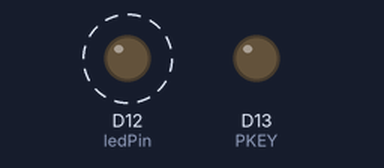
The sketch below on a simulated Arduino MKR. On the bench: output pins drawn as LEDs (lit = HIGH). Dashed ring = blinking. The modem accepts every AT command (registered, SIM ready, sends succeed) and sends nothing else; pins used as bus, display or sensor lines are not drawn; what the sketch prints to the serial monitor is not drawn.

Above: at 4.7 s.
Timing chart, 0 to 7.3 s (numbered marks = the images above):
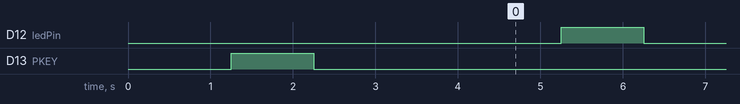

The sketch:

test_connection.ino
```cpp
#define PKEY 13
#define RST 14
#define SerialMon Serial
#define SerialGPS Serial1
#define SerialAT Serial2
int ledState = LOW;
const int ledPin =  12;
int counter = 0;
unsigned long cur_time_led, old_time_led;
unsigned long cur_time, old_time;
bool hold = 0;
#define TINY_GSM_MODEM_SIM7600
#if !defined(TINY_GSM_RX_BUFFER)
#define TINY_GSM_RX_BUFFER 650
#endif
#define TINY_GSM_DEBUG SerialMon
#define GSM_PIN ""
// GPRS credentials
const char apn[]      = "Internet";
const char gprsUser[] = "";
const char gprsPass[] = "";
const char server[]   = "vsh.pp.ua";
const char resource[] = "/TinyGSM/logo.txt";
const int  port       = 80;
#include <TinyGsmClient.h>
#include <ArduinoHttpClient.h>
#ifdef DUMP_AT_COMMANDS
#include <StreamDebugger.h>
StreamDebugger debugger(SerialAT, SerialMon);
TinyGsm        modem(debugger);
#else
TinyGsm        modem(SerialAT);
#endif
TinyGsmClient client(modem);
HttpClient    http(client, server, port);
void setup() {
  // put your setup code here, to run once:
  SerialMon.begin(115200);
  SerialAT.begin(115200);
  delay(250);
  SerialMon.println("test at mulai");
  pinMode(ledPin, OUTPUT);
  pinMode(RST, OUTPUT);
  pinMode(PKEY, OUTPUT);
  digitalWrite(PKEY, LOW);
  digitalWrite(RST, LOW);
  delay(1000);
  digitalWrite(PKEY, HIGH);
  digitalWrite(RST, HIGH);
  delay(1000);
  digitalWrite(PKEY, LOW);
  digitalWrite(RST, LOW);
  delay(1000);
  SerialMon.println("Initializing modem...");
  modem.restart();
  String modemInfo = modem.getModemInfo();
  SerialMon.print("Modem Info: ");
  SerialMon.println(modemInfo);
  delay(1000);
  /*
  send_at("AT+CMGF=1");
  send_at("AT+IPREX=9600");
  SerialAT.begin(9600, SERIAL_8N1, RXD2, TXD2);
  send_at("AT&W");
  send_at("AT&V");
  */}
void loop() {
  // put your main code here, to run repeatedly:

  cur_time_led = millis();
  if (cur_time_led - old_time_led >= 1000) {
    SerialMon.println("SEND AT");
    counter++;
    switch (counter) {
      case 1:
        send_at("AT+CPIN?");
        break;
      case 2:
        send_at("AT+CSQ");
        break;
      case 3:
        send_at("AT+CPSI?");
        break;
      case 4:
        send_at("AT+IPR?");
        counter = 0;
        break;
    }
    if (ledState == LOW) {
      ledState = HIGH;
    } else {
      ledState = LOW;
    }
    digitalWrite(ledPin, ledState);
    old_time_led = cur_time_led;
  }
}
void send_at(char *_command) {
  SerialAT.println(_command);
  wRespon(1000);
}
void wRespon(long waktu) {
  cur_time = millis();
  old_time = cur_time;
  while (cur_time - old_time < waktu ) {
    cur_time = millis();
    while (SerialAT.available() > 0) {
      SerialMon.print(SerialAT.readString());
    }
  }
}
void reset_sim() {
  digitalWrite(RST, HIGH);
}
void wakeup_sim() {
  SerialMon.println("wakeup sim7600");
  digitalWrite(PKEY, LOW);
  digitalWrite(RST, LOW);
  delay(1000);
  digitalWrite(PKEY, HIGH);
  digitalWrite(RST, HIGH);
  delay(1000);
  digitalWrite(PKEY, LOW);
  digitalWrite(RST, LOW);
  delay(1000);
  wRespon(15000);
}
```

Measured:
- by itself, D12 (ledPin): alternates HIGH for 1.0 s and LOW for 1.0 s
